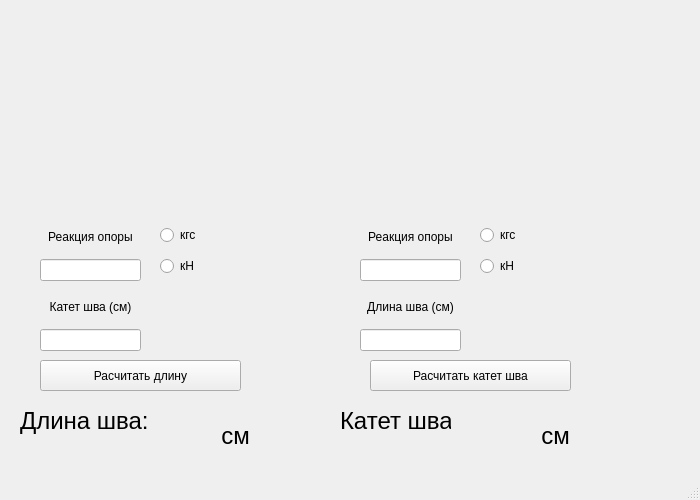
<?xml version="1.0" encoding="UTF-8"?>
<ui version="4.0">
 <class>weldingTable1</class>
 <widget class="QMainWindow" name="weldingTable1">
  <property name="geometry">
   <rect>
    <x>0</x>
    <y>0</y>
    <width>700</width>
    <height>500</height>
   </rect>
  </property>
  <property name="minimumSize">
   <size>
    <width>700</width>
    <height>500</height>
   </size>
  </property>
  <property name="windowTitle">
   <string>Проверка длины сварного шва</string>
  </property>
  <widget class="QWidget" name="centralwidget">
   <widget class="QWidget" name="gridLayoutWidget">
    <property name="geometry">
     <rect>
      <x>40</x>
      <y>40</y>
      <width>291</width>
      <height>171</height>
     </rect>
    </property>
    <layout class="QGridLayout" name="gridLayout">
     <item row="0" column="0">
      <widget class="QLabel" name="table1img">
       <property name="text">
        <string/>
       </property>
      </widget>
     </item>
    </layout>
   </widget>
   <widget class="QWidget" name="gridLayoutWidget_5">
    <property name="geometry">
     <rect>
      <x>40</x>
      <y>220</y>
      <width>101</width>
      <height>61</height>
     </rect>
    </property>
    <layout class="QGridLayout" name="gridLayout_5">
     <item row="0" column="1">
      <widget class="QLabel" name="label_7">
       <property name="text">
        <string>Реакция опоры</string>
       </property>
       <property name="alignment">
        <set>Qt::AlignCenter</set>
       </property>
      </widget>
     </item>
     <item row="1" column="1">
      <widget class="QLineEdit" name="rop"/>
     </item>
    </layout>
   </widget>
   <widget class="QWidget" name="gridLayoutWidget_7">
    <property name="geometry">
     <rect>
      <x>40</x>
      <y>290</y>
      <width>101</width>
      <height>61</height>
     </rect>
    </property>
    <layout class="QGridLayout" name="gridLayout_7">
     <item row="0" column="1">
      <widget class="QLabel" name="label_9">
       <property name="text">
        <string>Катет шва (см)</string>
       </property>
       <property name="alignment">
        <set>Qt::AlignCenter</set>
       </property>
      </widget>
     </item>
     <item row="1" column="1">
      <widget class="QLineEdit" name="weld_k"/>
     </item>
    </layout>
   </widget>
   <widget class="QWidget" name="gridLayoutWidget_8">
    <property name="geometry">
     <rect>
      <x>360</x>
      <y>290</y>
      <width>101</width>
      <height>61</height>
     </rect>
    </property>
    <layout class="QGridLayout" name="gridLayout_8">
     <item row="0" column="1">
      <widget class="QLabel" name="label_10">
       <property name="text">
        <string>Длина шва (см)</string>
       </property>
       <property name="alignment">
        <set>Qt::AlignCenter</set>
       </property>
      </widget>
     </item>
     <item row="1" column="1">
      <widget class="QLineEdit" name="length"/>
     </item>
    </layout>
   </widget>
   <widget class="QPushButton" name="pushResult">
    <property name="geometry">
     <rect>
      <x>40</x>
      <y>360</y>
      <width>201</width>
      <height>31</height>
     </rect>
    </property>
    <property name="text">
     <string>Расчитать длину</string>
    </property>
   </widget>
   <widget class="QLabel" name="label">
    <property name="geometry">
     <rect>
      <x>20</x>
      <y>390</y>
      <width>191</width>
      <height>61</height>
     </rect>
    </property>
    <property name="font">
     <font>
      <pointsize>18</pointsize>
     </font>
    </property>
    <property name="text">
     <string>Длина шва:</string>
    </property>
   </widget>
   <widget class="QLabel" name="result">
    <property name="geometry">
     <rect>
      <x>120</x>
      <y>400</y>
      <width>91</width>
      <height>51</height>
     </rect>
    </property>
    <property name="font">
     <font>
      <pointsize>24</pointsize>
     </font>
    </property>
    <property name="text">
     <string/>
    </property>
    <property name="alignment">
     <set>Qt::AlignCenter</set>
    </property>
   </widget>
   <widget class="QLabel" name="label_5">
    <property name="geometry">
     <rect>
      <x>190</x>
      <y>410</y>
      <width>91</width>
      <height>51</height>
     </rect>
    </property>
    <property name="font">
     <font>
      <pointsize>18</pointsize>
     </font>
    </property>
    <property name="text">
     <string>см</string>
    </property>
    <property name="alignment">
     <set>Qt::AlignCenter</set>
    </property>
   </widget>
   <widget class="QWidget" name="gridLayoutWidget_2">
    <property name="geometry">
     <rect>
      <x>360</x>
      <y>40</y>
      <width>291</width>
      <height>171</height>
     </rect>
    </property>
    <layout class="QGridLayout" name="gridLayout_2">
     <item row="0" column="0">
      <widget class="QLabel" name="table1img2">
       <property name="text">
        <string/>
       </property>
      </widget>
     </item>
    </layout>
   </widget>
   <widget class="QWidget" name="gridLayoutWidget_6">
    <property name="geometry">
     <rect>
      <x>360</x>
      <y>220</y>
      <width>101</width>
      <height>61</height>
     </rect>
    </property>
    <layout class="QGridLayout" name="gridLayout_6">
     <item row="0" column="1">
      <widget class="QLabel" name="label_8">
       <property name="text">
        <string>Реакция опоры</string>
       </property>
       <property name="alignment">
        <set>Qt::AlignCenter</set>
       </property>
      </widget>
     </item>
     <item row="1" column="1">
      <widget class="QLineEdit" name="rop2"/>
     </item>
    </layout>
   </widget>
   <widget class="QPushButton" name="pushResult2">
    <property name="geometry">
     <rect>
      <x>370</x>
      <y>360</y>
      <width>201</width>
      <height>31</height>
     </rect>
    </property>
    <property name="text">
     <string>Расчитать катет шва</string>
    </property>
   </widget>
   <widget class="QLabel" name="label_6">
    <property name="geometry">
     <rect>
      <x>510</x>
      <y>410</y>
      <width>91</width>
      <height>51</height>
     </rect>
    </property>
    <property name="font">
     <font>
      <pointsize>18</pointsize>
     </font>
    </property>
    <property name="text">
     <string>см</string>
    </property>
    <property name="alignment">
     <set>Qt::AlignCenter</set>
    </property>
   </widget>
   <widget class="QLabel" name="result2">
    <property name="geometry">
     <rect>
      <x>440</x>
      <y>400</y>
      <width>91</width>
      <height>51</height>
     </rect>
    </property>
    <property name="font">
     <font>
      <pointsize>24</pointsize>
     </font>
    </property>
    <property name="text">
     <string/>
    </property>
    <property name="alignment">
     <set>Qt::AlignCenter</set>
    </property>
   </widget>
   <widget class="QLabel" name="label_2">
    <property name="geometry">
     <rect>
      <x>340</x>
      <y>390</y>
      <width>111</width>
      <height>61</height>
     </rect>
    </property>
    <property name="font">
     <font>
      <pointsize>18</pointsize>
     </font>
    </property>
    <property name="text">
     <string>Катет шва:</string>
    </property>
   </widget>
   <widget class="QWidget" name="gridLayoutWidget_3">
    <property name="geometry">
     <rect>
      <x>160</x>
      <y>220</y>
      <width>61</width>
      <height>61</height>
     </rect>
    </property>
    <layout class="QGridLayout" name="gridLayout_3">
     <item row="0" column="0">
      <widget class="QRadioButton" name="kgs">
       <property name="text">
        <string>кгс</string>
       </property>
      </widget>
     </item>
     <item row="1" column="0">
      <widget class="QRadioButton" name="kn">
       <property name="text">
        <string>кН</string>
       </property>
      </widget>
     </item>
    </layout>
   </widget>
   <widget class="QWidget" name="gridLayoutWidget_4">
    <property name="geometry">
     <rect>
      <x>480</x>
      <y>220</y>
      <width>71</width>
      <height>61</height>
     </rect>
    </property>
    <layout class="QGridLayout" name="gridLayout_4">
     <item row="0" column="0">
      <widget class="QRadioButton" name="kgs2">
       <property name="text">
        <string>кгс</string>
       </property>
      </widget>
     </item>
     <item row="1" column="0">
      <widget class="QRadioButton" name="kn2">
       <property name="text">
        <string>кН</string>
       </property>
      </widget>
     </item>
    </layout>
   </widget>
  </widget>
  <widget class="QStatusBar" name="statusbar"/>
 </widget>
 <resources/>
 <connections/>
</ui>
